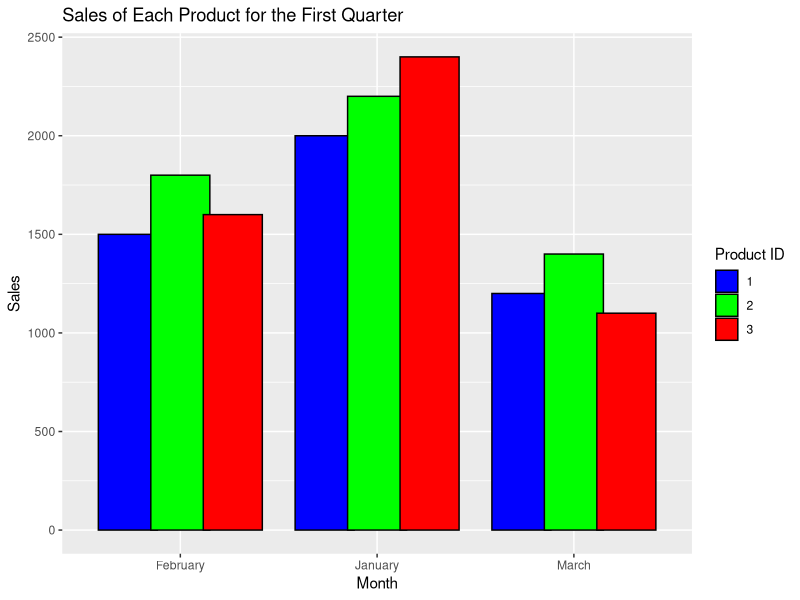

The R source for this figure:
install.packages("ggplot2")
library(ggplot2)

# Create a data frame
df <- data.frame(
  Product_ID = rep(1:3, each = 3),
  Product_Name = rep(c("Product A", "Product B", "Product C"), each = 3),
  Month = rep(c("January", "February", "March"), times = 3),
  Sales = c(2000, 1500, 1200, 2200, 1800, 1400, 2400, 1600, 1100)
)

# Create a grouped bar chart
ggplot(df, aes(x = Month, y = Sales, fill = factor(Product_ID))) +
  geom_bar(stat = "identity", position = position_dodge(width = 0.8), color = "black") +
  labs(title = "Sales of Each Product for the First Quarter",
       x = "Month",
       y = "Sales",
       fill = "Product ID") +
  scale_fill_manual(values = c("1" = "blue", "2" = "green", "3" = "red"))